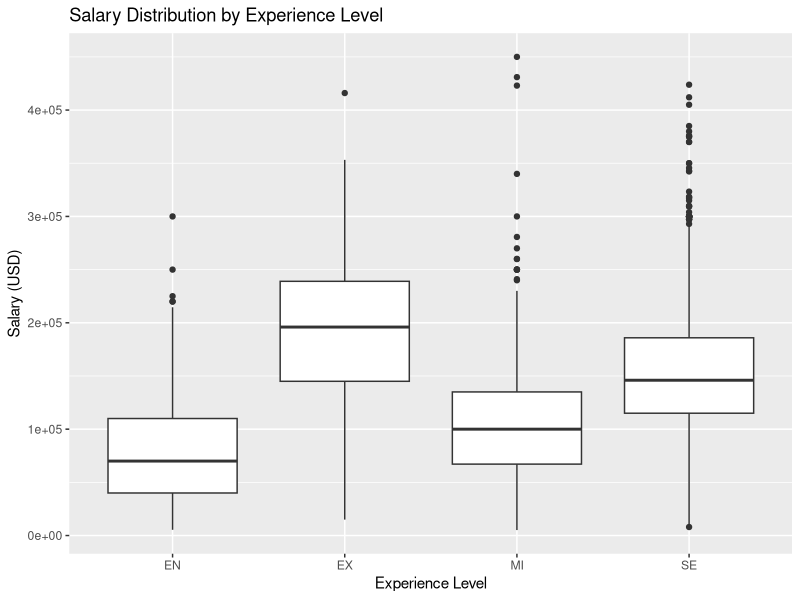
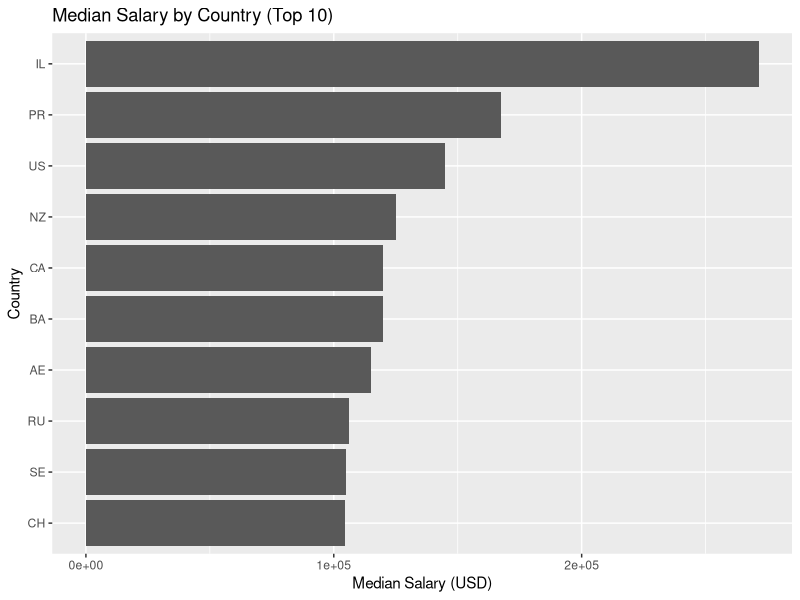
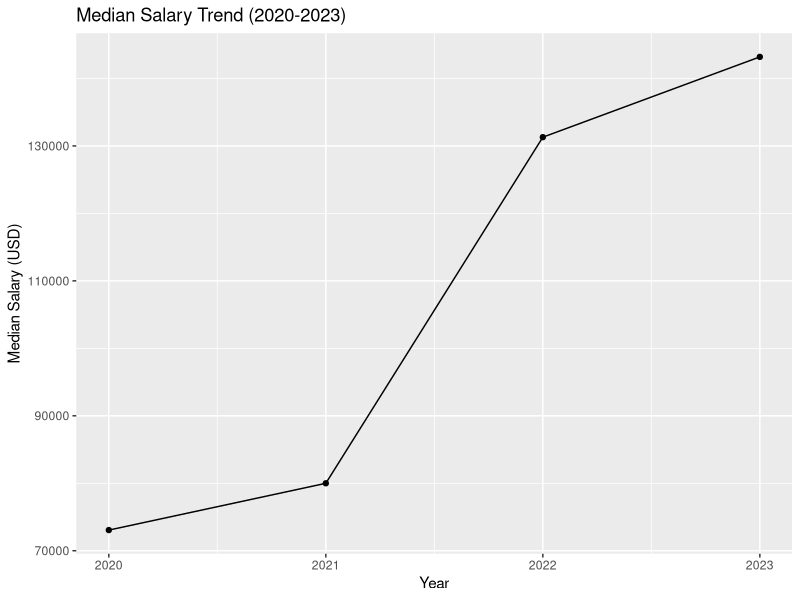
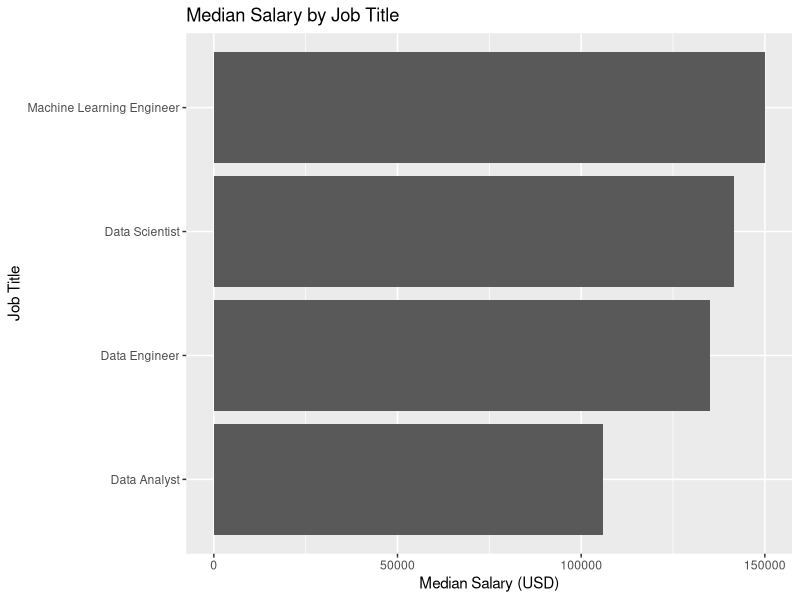

These charts were generated, in order, by the following R code:
## ---- chunk 1
knitr::opts_chunk$set(echo = TRUE)
library(dplyr)
library(ggplot2)
## ---- chunk 2
data <- read.csv("DataScienceSalary2021to2023.csv")

# Calculate median and mean salary by experience level
salary_summary <- data %>%
  group_by(experience_level) %>%
  summarise(
    median_salary = median(salary_in_usd),
    mean_salary = mean(salary_in_usd)
  )

print(salary_summary)
## ---- chunk 3
ggplot(data, aes(x = experience_level, y = salary_in_usd)) +
  geom_boxplot() +
  xlab("Experience Level") +
  ylab("Salary (USD)") +
  ggtitle("Salary Distribution by Experience Level")
## ---- chunk 4
# Calculate median salary by country
salary_by_country <- data %>%
  group_by(company_location) %>%
  summarise(median_salary = median(salary_in_usd)) %>%
  arrange(desc(median_salary))

# Display top 10 countries by median salary
head(salary_by_country, 10)
## ---- chunk 5
top_countries <- salary_by_country %>% head(10)

ggplot(top_countries, aes(x = reorder(company_location, median_salary), y = median_salary)) +
  geom_bar(stat = "identity") +
  xlab("Country") +
  ylab("Median Salary (USD)") +
  ggtitle("Median Salary by Country (Top 10)") +
  coord_flip()
## ---- chunk 6
# Calculate median salary by year
salary_by_year <- data %>%
  group_by(work_year) %>%
  summarise(median_salary = median(salary_in_usd))

print(salary_by_year)
## ---- chunk 7
ggplot(salary_by_year, aes(x = work_year, y = median_salary, group = 1)) +
  geom_line() +
  geom_point() +
  xlab("Year") +
  ylab("Median Salary (USD)") +
  ggtitle("Median Salary Trend (2020-2023)")
## ---- chunk 8
# Calculate median salary by job title
salary_by_title <- data %>%
  group_by(job_title) %>%
  summarise(median_salary = median(salary_in_usd))

# Display median salary for selected job titles
selected_titles <- c("Data Scientist", "Data Analyst", "Data Engineer", "Machine Learning Engineer")
salary_by_title %>% filter(job_title %in% selected_titles)
## ---- chunk 9
selected_titles <- c("Data Scientist", "Data Analyst", "Data Engineer", "Machine Learning Engineer")
salary_by_title_filtered <- salary_by_title %>% filter(job_title %in% selected_titles)

ggplot(salary_by_title_filtered, aes(x = reorder(job_title, median_salary), y = median_salary)) +
  geom_bar(stat = "identity") +
  xlab("Job Title") +
  ylab("Median Salary (USD)") +
  ggtitle("Median Salary by Job Title") +
  coord_flip()
